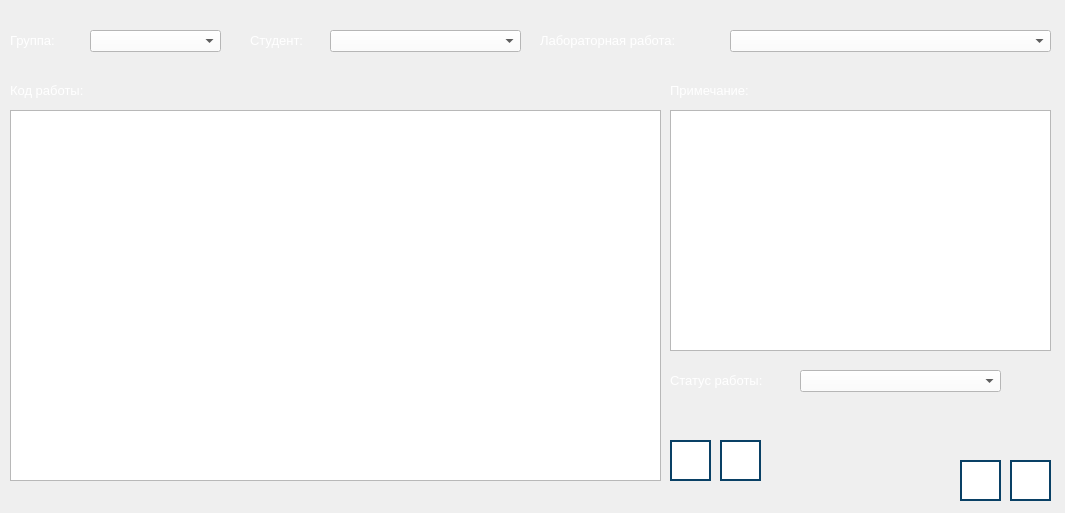
<?xml version="1.0" encoding="UTF-8"?>
<ui version="4.0">
 <class>CheckPracticWorkWindow</class>
 <widget class="QDialog" name="CheckPracticWorkWindow">
  <property name="geometry">
   <rect>
    <x>0</x>
    <y>0</y>
    <width>1065</width>
    <height>513</height>
   </rect>
  </property>
  <property name="windowTitle">
   <string>Проверка лабораторных работ - RayTracing</string>
  </property>
  <widget class="QComboBox" name="comboBox_statuses">
   <property name="geometry">
    <rect>
     <x>800</x>
     <y>370</y>
     <width>201</width>
     <height>22</height>
    </rect>
   </property>
   <property name="styleSheet">
    <string notr="true">background-color: rgb(255, 255, 255);
color: rgb(0, 0, 0);
</string>
   </property>
  </widget>
  <widget class="QTextBrowser" name="text_work">
   <property name="geometry">
    <rect>
     <x>10</x>
     <y>110</y>
     <width>651</width>
     <height>371</height>
    </rect>
   </property>
  </widget>
  <widget class="QLabel" name="label_5">
   <property name="geometry">
    <rect>
     <x>670</x>
     <y>370</y>
     <width>131</width>
     <height>21</height>
    </rect>
   </property>
   <property name="text">
    <string>&lt;html&gt;&lt;head/&gt;&lt;body&gt;&lt;p&gt;&lt;span style=&quot; font-size:10pt; color:#ffffff;&quot;&gt;Статус работы:&lt;/span&gt;&lt;/p&gt;&lt;/body&gt;&lt;/html&gt;</string>
   </property>
  </widget>
  <widget class="QPushButton" name="button_save">
   <property name="geometry">
    <rect>
     <x>670</x>
     <y>440</y>
     <width>41</width>
     <height>41</height>
    </rect>
   </property>
   <property name="toolTip">
    <string>Сохранить результат проверки работы</string>
   </property>
   <property name="styleSheet">
    <string notr="true">QPushButton {
    background-color: rgb(255, 255, 255);
    border: 2px solid #094065;
}

QPushButton:pressed {
    background-color:  rgb(118, 118, 118);
}
</string>
   </property>
   <property name="text">
    <string/>
   </property>
   <property name="icon">
    <iconset>
     <normaloff>images/save-button.png</normaloff>images/save-button.png</iconset>
   </property>
   <property name="iconSize">
    <size>
     <width>30</width>
     <height>30</height>
    </size>
   </property>
  </widget>
  <widget class="QLabel" name="label_2">
   <property name="geometry">
    <rect>
     <x>10</x>
     <y>80</y>
     <width>111</width>
     <height>21</height>
    </rect>
   </property>
   <property name="text">
    <string>&lt;html&gt;&lt;head/&gt;&lt;body&gt;&lt;p&gt;&lt;span style=&quot; font-size:10pt; color:#ffffff;&quot;&gt;Код работы:&lt;/span&gt;&lt;/p&gt;&lt;/body&gt;&lt;/html&gt;</string>
   </property>
  </widget>
  <widget class="QLabel" name="label_student">
   <property name="geometry">
    <rect>
     <x>250</x>
     <y>30</y>
     <width>81</width>
     <height>21</height>
    </rect>
   </property>
   <property name="text">
    <string>&lt;html&gt;&lt;head/&gt;&lt;body&gt;&lt;p&gt;&lt;span style=&quot; font-size:10pt; color:#ffffff;&quot;&gt;Студент:&lt;/span&gt;&lt;/p&gt;&lt;/body&gt;&lt;/html&gt;</string>
   </property>
  </widget>
  <widget class="QTextEdit" name="text_notes">
   <property name="geometry">
    <rect>
     <x>670</x>
     <y>110</y>
     <width>381</width>
     <height>241</height>
    </rect>
   </property>
  </widget>
  <widget class="QPushButton" name="button_edit">
   <property name="geometry">
    <rect>
     <x>720</x>
     <y>440</y>
     <width>41</width>
     <height>41</height>
    </rect>
   </property>
   <property name="toolTip">
    <string>Внести изменения в работу</string>
   </property>
   <property name="styleSheet">
    <string notr="true">QPushButton {
    background-color: rgb(255, 255, 255);
    border: 2px solid #094065;
}

QPushButton:pressed {
    background-color:  rgb(118, 118, 118);
}
</string>
   </property>
   <property name="text">
    <string/>
   </property>
   <property name="icon">
    <iconset>
     <normaloff>images/edit-lab-button.png</normaloff>images/edit-lab-button.png</iconset>
   </property>
   <property name="iconSize">
    <size>
     <width>30</width>
     <height>30</height>
    </size>
   </property>
  </widget>
  <widget class="QPushButton" name="button_help">
   <property name="geometry">
    <rect>
     <x>1010</x>
     <y>460</y>
     <width>41</width>
     <height>41</height>
    </rect>
   </property>
   <property name="toolTip">
    <string>Получить справку</string>
   </property>
   <property name="styleSheet">
    <string notr="true">QPushButton {
    background-color: rgb(255, 255, 255);
    border: 2px solid #094065;
}

QPushButton:pressed {
    background-color:  rgb(118, 118, 118);
}
</string>
   </property>
   <property name="text">
    <string/>
   </property>
   <property name="icon">
    <iconset>
     <normaloff>images/help-button.png</normaloff>images/help-button.png</iconset>
   </property>
   <property name="iconSize">
    <size>
     <width>32</width>
     <height>32</height>
    </size>
   </property>
  </widget>
  <widget class="QPushButton" name="button_exit">
   <property name="geometry">
    <rect>
     <x>960</x>
     <y>460</y>
     <width>41</width>
     <height>41</height>
    </rect>
   </property>
   <property name="toolTip">
    <string>Выйти из формы проверки работ</string>
   </property>
   <property name="styleSheet">
    <string notr="true">QPushButton {
    background-color: rgb(255, 255, 255);
    border: 2px solid #094065;
}

QPushButton:pressed {
    background-color:  rgb(118, 118, 118);
}
</string>
   </property>
   <property name="text">
    <string/>
   </property>
   <property name="icon">
    <iconset>
     <normaloff>images/exit-button.png</normaloff>images/exit-button.png</iconset>
   </property>
   <property name="iconSize">
    <size>
     <width>30</width>
     <height>30</height>
    </size>
   </property>
  </widget>
  <widget class="QLabel" name="label">
   <property name="geometry">
    <rect>
     <x>670</x>
     <y>80</y>
     <width>111</width>
     <height>21</height>
    </rect>
   </property>
   <property name="text">
    <string>&lt;html&gt;&lt;head/&gt;&lt;body&gt;&lt;p&gt;&lt;span style=&quot; font-size:10pt; color:#ffffff;&quot;&gt;Примечание:&lt;/span&gt;&lt;/p&gt;&lt;/body&gt;&lt;/html&gt;</string>
   </property>
  </widget>
  <widget class="QComboBox" name="comboBox_users">
   <property name="geometry">
    <rect>
     <x>330</x>
     <y>30</y>
     <width>191</width>
     <height>22</height>
    </rect>
   </property>
   <property name="styleSheet">
    <string notr="true">background-color: rgb(255, 255, 255);
color: rgb(0, 0, 0);
</string>
   </property>
  </widget>
  <widget class="QComboBox" name="comboBox_groups">
   <property name="geometry">
    <rect>
     <x>90</x>
     <y>30</y>
     <width>131</width>
     <height>22</height>
    </rect>
   </property>
   <property name="styleSheet">
    <string notr="true">background-color: rgb(255, 255, 255);
color: rgb(0, 0, 0);
</string>
   </property>
  </widget>
  <widget class="QLabel" name="label_student_2">
   <property name="geometry">
    <rect>
     <x>10</x>
     <y>30</y>
     <width>71</width>
     <height>21</height>
    </rect>
   </property>
   <property name="text">
    <string>&lt;html&gt;&lt;head/&gt;&lt;body&gt;&lt;p&gt;&lt;span style=&quot; font-size:10pt; color:#ffffff;&quot;&gt;Группа:&lt;/span&gt;&lt;/p&gt;&lt;/body&gt;&lt;/html&gt;</string>
   </property>
  </widget>
  <widget class="QComboBox" name="comboBox_works">
   <property name="geometry">
    <rect>
     <x>730</x>
     <y>30</y>
     <width>321</width>
     <height>22</height>
    </rect>
   </property>
   <property name="styleSheet">
    <string notr="true">background-color: rgb(255, 255, 255);
color: rgb(0, 0, 0);
</string>
   </property>
  </widget>
  <widget class="QLabel" name="label_student_3">
   <property name="geometry">
    <rect>
     <x>540</x>
     <y>30</y>
     <width>181</width>
     <height>21</height>
    </rect>
   </property>
   <property name="text">
    <string>&lt;html&gt;&lt;head/&gt;&lt;body&gt;&lt;p&gt;&lt;span style=&quot; font-size:10pt; color:#ffffff;&quot;&gt;Лабораторная работа:&lt;/span&gt;&lt;/p&gt;&lt;/body&gt;&lt;/html&gt;</string>
   </property>
  </widget>
 </widget>
 <resources/>
 <connections/>
</ui>
